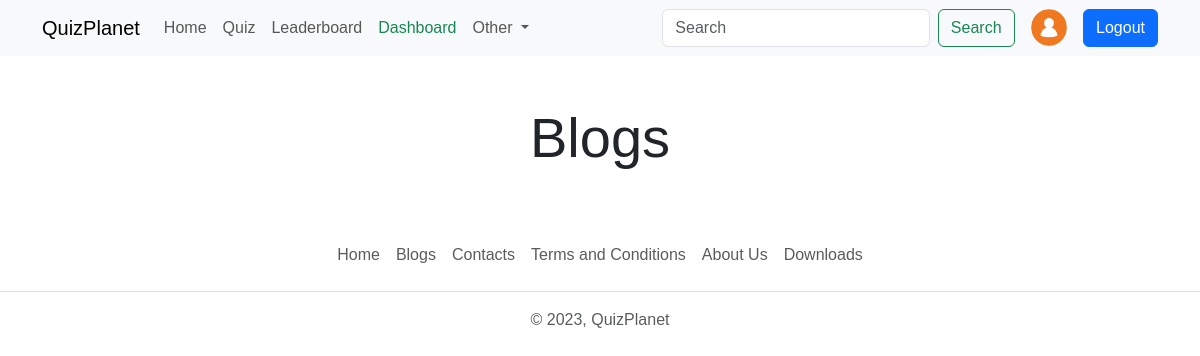
/blogs (signed in), run on an earlier commit of the app's database.
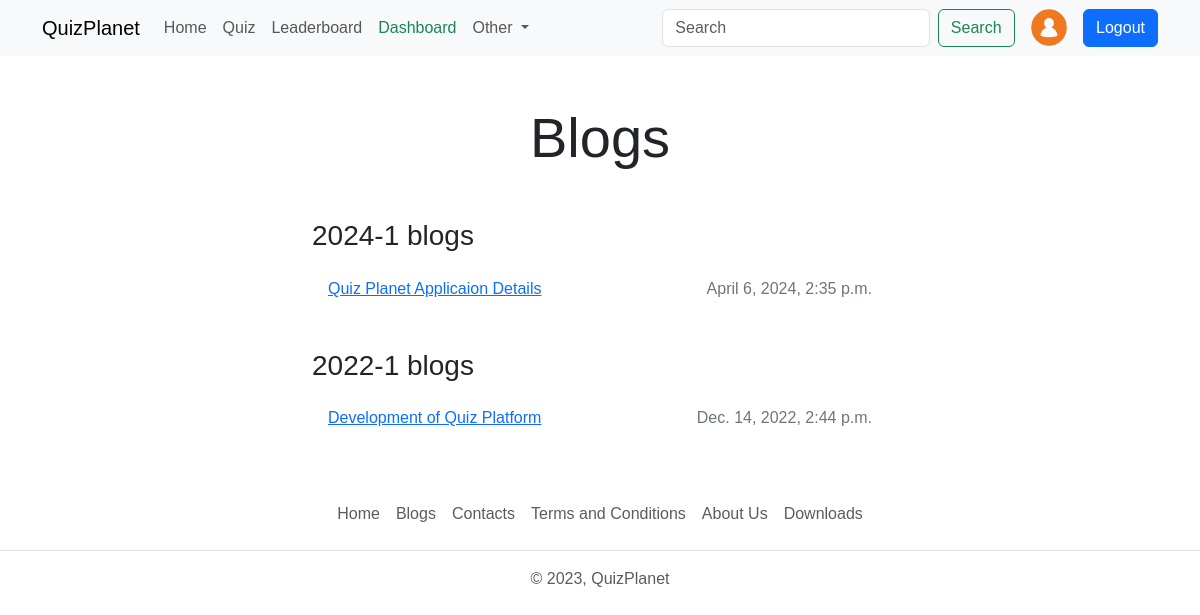
And on a later commit of the database.
### base/models.py (models this page shows, shortened)
class Blog(models.Model):
    title = models.CharField(max_length=255)
    content=RichTextField()
    author=models.ForeignKey('auth.user',on_delete=models.CASCADE)
    STATUS=(
        ('public','Public'),
        ('private','Private'),
    )
    status = models.CharField(max_length=7,choices=STATUS)
    created_at= models.DateTimeField(auto_created=True)

### base/views.py (the view)
# urls.py: path('blogs',views.blogs_view,name='blogs'),
def blogs_view(request):
    year_blog_count = (
        Blog.objects
        .annotate(year=ExtractYear('created_at'))
        .filter(status='public')
        .values('year')
        .annotate(count=Count('id'))
        .order_by('-year')
)
    blogs = Blog.objects.filter(status='public').order_by('-created_at')
    if request.user.is_authenticated:
        user_object = User.objects.get(username=request.user)
        user_profile2 = Profile.objects.get(user=user_object)
        context = {"user_profile2": user_profile2,'year_blog_count':year_blog_count,'blogs':blogs}
        return render(request,'blogs.html',context)
    else:
        context = {'year_blog_count':year_blog_count,'blogs':blogs}
        return render(request,'blogs.html',context)

### templates/blogs.html (shortened to what this page needs)
{% extends "index.html" %}
{% load static %}
{% block content %}
    <h1 class="display-4 text-center my-5">Blogs</h1>
    <main>
        <div class="container col-md-6 col-sm-12">
            {% for year_count in year_blog_count  %}
            <h3>{{year_count.year}}-{{year_count.count}} blogs</h3>
            <ul class="list mb-4 p-3">
                {% for blog in blogs  %}
                    {% if blog.created_at|date:"Y" == year_count.year|stringformat:"s" %}
                        <li class="d-flex justify-content-between mb-2">
                            <a href="{% url "blog" blog.id %}">{{blog.title}}</a>
                            <span title="26 Jul 23 08:05 UTC" class="text-secondary">{{blog.created_at}}</span>
                        </li>
                    {% endif %}
                {% endfor %}
            </ul>
            {% endfor %}
        </div>
    </main>
{% endblock content %}

What changed in the data, as far as the page shows it:
added Blog: title "Quiz Planet Applicaion Details", created_at "April 6, 2024, 2:35 p.m.", shown under "2024"
added Blog: title "Development of Quiz Platform", created_at "Dec. 14, 2022, 2:44 p.m.", shown under "2022"
Also different on the page:
new list line: "2024 - 1 blogs"
new list line: "2022 - 1 blogs"
